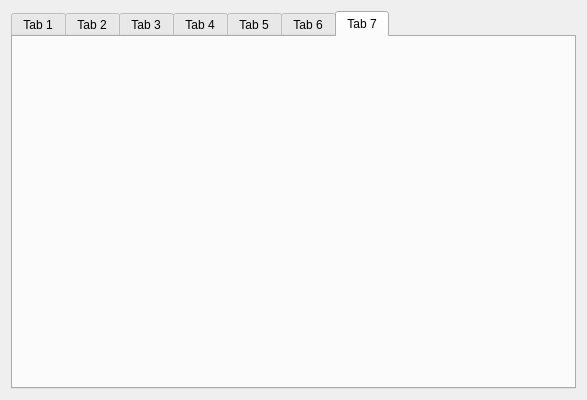
<?xml version="1.0" encoding="UTF-8"?>
<ui version="4.0">
 <class>MainWidget</class>
 <widget class="QWidget" name="MainWidget">
  <property name="geometry">
   <rect>
    <x>0</x>
    <y>0</y>
    <width>587</width>
    <height>400</height>
   </rect>
  </property>
  <property name="windowTitle">
   <string>MainWidget</string>
  </property>
  <layout class="QVBoxLayout" name="verticalLayout">
   <item>
    <widget class="QTabWidget" name="tabWidget">
     <property name="currentIndex">
      <number>6</number>
     </property>
     <widget class="QWidget" name="pTab1">
      <attribute name="title">
       <string>Tab 1</string>
      </attribute>
      <widget class="QLabel" name="label">
       <property name="geometry">
        <rect>
         <x>160</x>
         <y>90</y>
         <width>261</width>
         <height>91</height>
        </rect>
       </property>
       <property name="font">
        <font>
         <family>맑은 고딕</family>
         <pointsize>36</pointsize>
         <weight>75</weight>
         <bold>true</bold>
        </font>
       </property>
       <property name="layoutDirection">
        <enum>Qt::LeftToRight</enum>
       </property>
       <property name="frameShape">
        <enum>QFrame::NoFrame</enum>
       </property>
       <property name="text">
        <string>Iot Qt 실습</string>
       </property>
       <property name="alignment">
        <set>Qt::AlignCenter</set>
       </property>
       <property name="margin">
        <number>5</number>
       </property>
      </widget>
     </widget>
     <widget class="QWidget" name="pTab2">
      <attribute name="title">
       <string>Tab 2</string>
      </attribute>
     </widget>
     <widget class="QWidget" name="pTab3">
      <attribute name="title">
       <string>Tab 3</string>
      </attribute>
     </widget>
     <widget class="QWidget" name="pTab4">
      <attribute name="title">
       <string>Tab 4</string>
      </attribute>
     </widget>
     <widget class="QWidget" name="pTab5">
      <attribute name="title">
       <string>Tab 5</string>
      </attribute>
     </widget>
     <widget class="QWidget" name="pTab6">
      <attribute name="title">
       <string>Tab 6</string>
      </attribute>
     </widget>
     <widget class="QWidget" name="pTab7">
      <attribute name="title">
       <string>Tab 7</string>
      </attribute>
     </widget>
    </widget>
   </item>
  </layout>
 </widget>
 <resources/>
 <connections/>
</ui>
